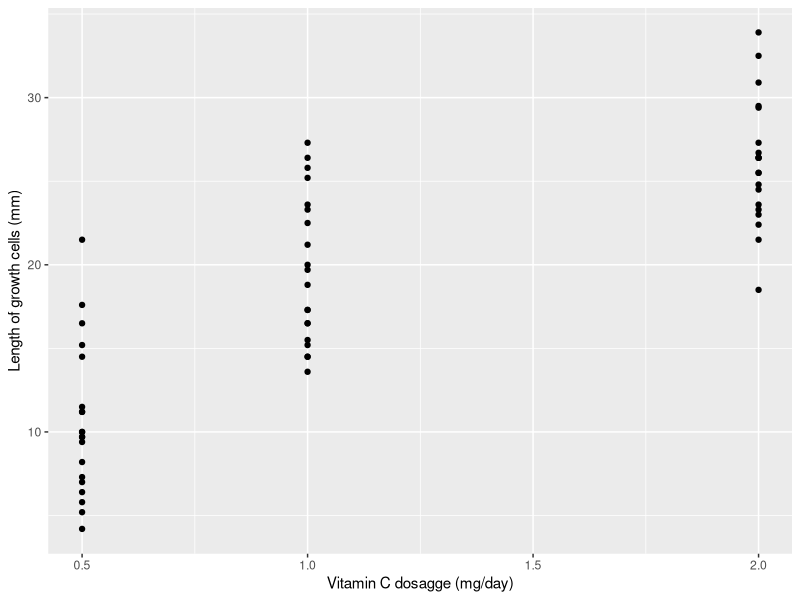
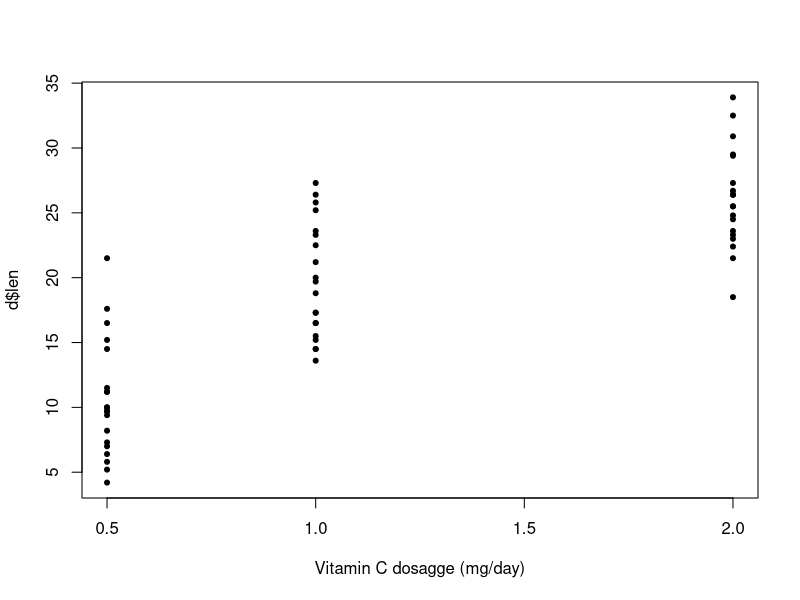
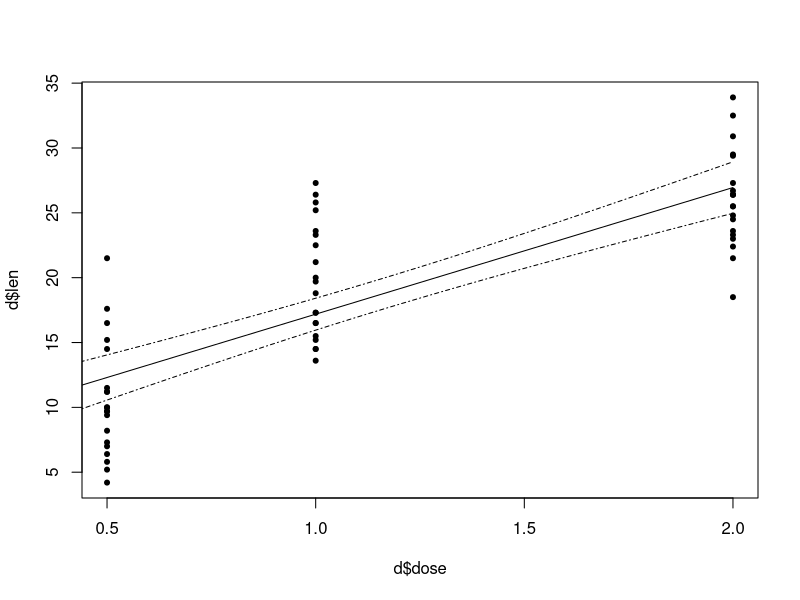
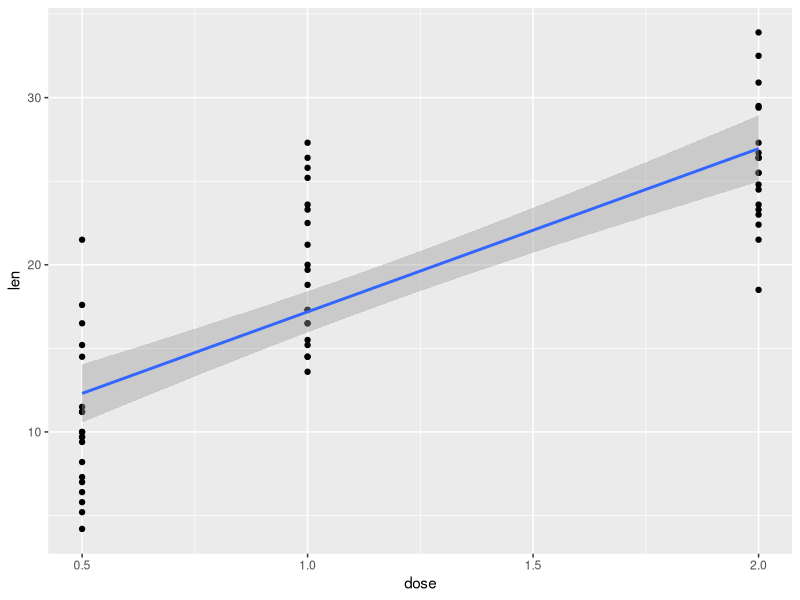

Recreate these plots in R, in order.
###################################
###################################
########                   ########
########   Data Science 1  ########
########       Lab 7       ######## 
########   5th Dec. 2023   ########
########                   ########
###################################
###################################


# Lets load up the dataset 'ToothGrowth', which shows the result
# of an experiment looking at the effect of vitamin C on tooth growth
# in guinea pigs


data('ToothGrowth')
?ToothGrowth
d <- ToothGrowth
head(d)
summary(d)

# 1.1
# Plot the tooth growth against the dose of vitamin C given

library(ggplot2)
ggplot(data=d, mapping = aes(x=dose, y=len)) + 
  geom_point() +
  xlab(label="Vitamin C dosagge (mg/day)") +
  ylab(label= "Length of growth cells (mm)") +
  labs(tittle='Effect of Vitamin C on Guinea pig tooth growth')



plot(d$dose,d$len, pch=20,
     xlab="Vitamin C dosagge (mg/day)")
ylab="Length of growth cells (mm)"
main="Effect of Vitamin C on Guinea pig tooth growth"

# 1.2 Run a linear regression exploring the association between vitamin C
# and tooth growth in Guinea pigs.

tooth_growth_vc <- lm(len~dose, data=d)
tooth_growth_vc

# 1.3 Which variable did you use as your outcome variable? Why?

# We used  tooth growth as the outcome because the hypothesis is that tooth growth is causially affected by the dosage of Vitamin C 
#... because tooth growth is the outcome of the experimental design
#... because we are manipulating the dosage and measuring the change in tooth growth as a result


# 1.4 Interpret the estimates for the intercept and the slope of the regression line

summary(tooth_growth_vc)

# the estimate for the intercept is 7.4mm. this mean that the predicted tooth length
#of a guinean pig that was NOT(i.e without been administered) any VitaminC is 7.4mm
#The estimates of the slope is 9.8mm. This means that for each additional mg/day(unit) of Vitamin C administered, the guinea pigs are predicted to grow an additional 9.8mm


# 1.5 Extract the 96 % confidence intervals for the slope and the intercepts and interpret them

confint(tooth_growth_vc, level = 0.96) # intercept( 4.775103, 10.06990), dose(slope) (7.762328, 11.76482)

# we have 96% CONFIDENCE that the true value of the intercept is between 4.8 and 10.1, and that the true value of the effect of 1mg/day of vitamin C is between 7.8 and 11.8mm
# in 96% of samples we would expect the true value of the intercept and the slope to fall within our confidence intervals.

# 1.6 Interpret the p-values of the slope and intercept estimates. 

summary(tooth_growth_vc)

# the probability of seeing a slope (1.23e-14) as steep as the one we have observed (a number as extreme as 9.76) if the true slope was 0 is 10^(-14)

# we can say therefore that we reject the null hypothesis at a 0.001 level and that this study provides support for the hypothesis that Vitamin C affects tooth growth in Guinea pigs

# 1.7 What is the connection between the confidence intervals and the p-values? 

# IF an X% confidence interval does not contaion 0, then the p-value for that estimate will be significant at the (1-X)% level(i.e the p-value is smaller than that X% level)

# E.G if a 97% CI does not contain 0, then the p-vlaue will be smaller than 0.03
# If a 95% condnfidence interval does contain 0, the p-value will be greater than 0.05

# 1.8 Using the function predict() calculate the estimate and confidence interval for the predicted rate of tooth growth when the prescribed dose is 1mg/day

new_data <- data.frame(dose=1.2)
predict(tooth_growth_vc, newdata=new_data, interval='confidence', level = 0.95)

# a + bx = 7.4225 + 9.7636*1.2 (we can calsulate it ourselves using this)

# 1.9 Now get the confidence intervals for all possible values of the dosage between 0 and 2 mg/day, spaced out 0.01 mg/day from each other


new_data <- data.frame(dose=seq(0,2,0.01))
predict(tooth_growth_vc, newdata=new_data, interval='confidence', level = 0.95)

predictions <- as.data.frame(
  predict(tooth_growth_vc, newdata=new_data, interval='confidence', level=0.95))

# 1.10 plot the predicted values, upper, and lower confidence intervals as lines on the data

plot(d$dose, d$len, pch=20)
lines(new_data$dose,predictions$fit)
lines(new_data$dose,predictions$upr, lty='dotdash')
lines(new_data$dose,predictions$lwr, lty='dotdash')


# 1.11 Compare this to using geom_smooth(method=lm) using ggplot2

ggplot(d, aes(dose,len)) +
  geom_point()+
  geom_smooth(method = 'lm')


#####################
####    Loops    ####
#####################

# Loops are algorithms that repeat a procedure over and over until they are instructed to stop.
# There are two main kinds:
# FOR loops iterate over a predetermined set (vector, list, etc)
fruits <- c('apple','banana', 'pineapple','mango','orange')
for(i in fruits){
  print(paste('My favourite fruit is',i,sep=': '))
}

useless_function <- function(n){
  for (i in 1:n){
    print(paste0(i,'. This number is: ', c('even','odd')[i%%2 +1]))
  }
}
useless_function(7)

paste("hello", "world", sep ='')
paste0("hello", "world")

### 2.1 
data(iris)

# Write a for loop that iterates over the column names of the iris dataset and print each together with the number of characters in the column name in parenthesis. Example output: Sepal.Length (12). To get the number of characters use the function nchar().

for(i in colnames(iris)){
  print(paste0(i, '(', nchar(i), ')'))
}

# Next, WHILE loops continue to loop until the boolean statment in the defining parentheses, e.g.

set.seed(123)
x <- 0
while(x<100){
  print(x)
  x <- x+sample(1:20,1)
}

### 2.2 How many numbers do you need in the sequence 1*2*3*4*5*... before the product exceeds 10 million?
# Use a while loop to get the answer

i = 1
x = 1
while(x<10000000){
  print(i)
  print(x)
  i <- i+1
  x <- x*i
}
# the answer is 10 times

# also using the factorial option
i <- 1
while (factorial(i)<10000000){
  print(i)
  print(factorial(i))
  i <- i+1
}
